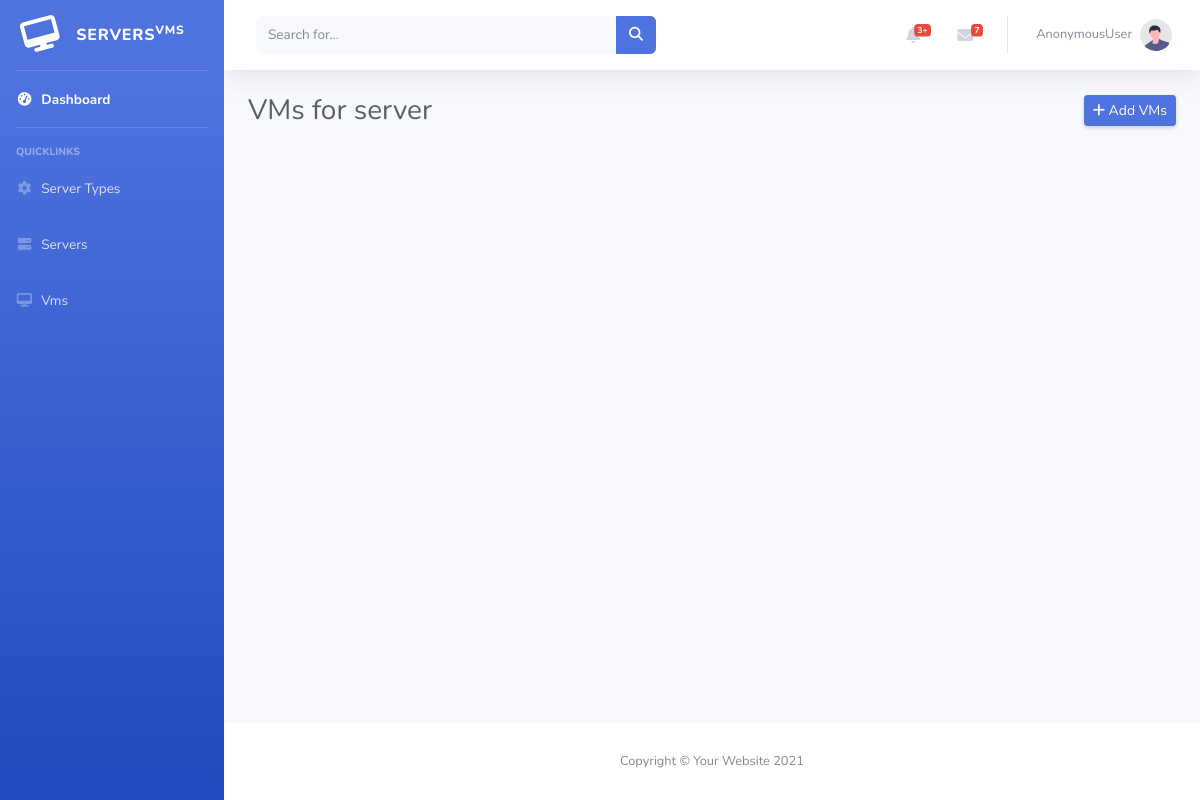
The page /vms on the database as committed earlier.
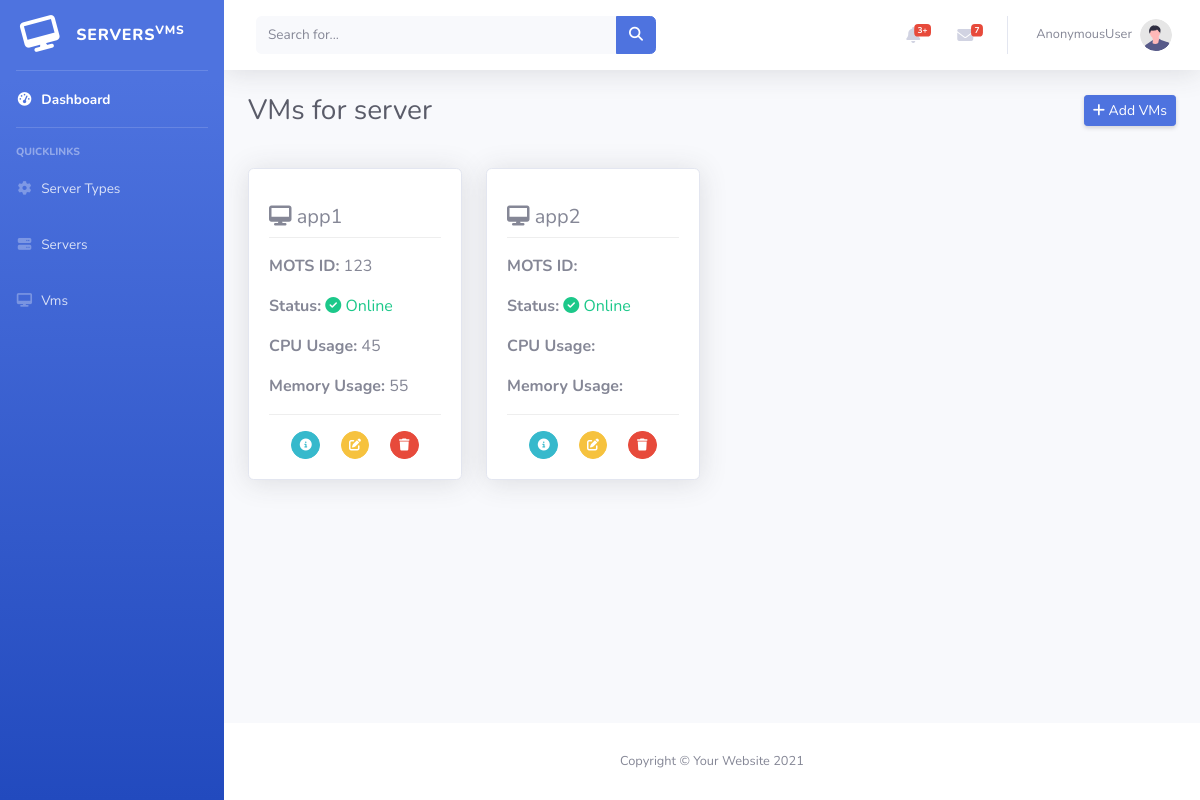
The same page on the database as committed later.
### main/models.py (models this page shows, shortened)
class Vm(models.Model):
    server = models.ForeignKey(Server, on_delete=models.CASCADE)
    name = models.CharField(max_length=255)
    vcpus = models.CharField(max_length=255)
    memory = models.CharField(max_length=255)
    disk_space = models.CharField(max_length=255)
    network_interface = models.CharField(max_length=255)
    guest_os = models.CharField(max_length=255)
    vcpu_utilisation = models.CharField(max_length=255)
    memory_usage = models.CharField(max_length=255)
    disk_io = models.CharField(max_length=255)
    load_average = models.CharField(max_length=255)
    io_wait = models.CharField(max_length=255)
    swap_usage = models.CharField(max_length=255)
    app_type = models.CharField(max_length=255)
    mots_id = models.CharField(max_length=255)

### main/views.py (the view)
# urls.py: path("vms", vms_view),
def vms_view(request):
    vms = Vm.objects.all()
    if "server" in request.GET:
        vms = vms.filter(server=request.GET["server"])
    return render(request, "vms.html", {"vms": vms})

### main/templates/vms.html
{% extends 'base.html' %}
{% load static %}
    {% block page_content %}
                <div class="container-fluid">
                    <div class="d-sm-flex align-items-center justify-content-between mb-4">
                        <h1 class="h3 mb-0 text-gray-800">VMs for server</h1>
                        <a href="/add-vm" class="d-none d-sm-inline-block btn btn-sm btn-primary shadow-sm"><i class="fa-solid fa-plus"></i> Add VMs</a>
                    </div>
                    <div class="row">
                        {% for vm in vms %}
                        <div class="col-md-3" style="padding-top:1em;">
                            <div class="card server-card shadow">
                                <div class="card-body " >
                                    <h5 class=" mt-3"><i class="fas fa-desktop server-icon"></i> {{vm.name}}</h5>
                                    <p style="border-bottom: 1px inset;"></p>
                                    <p class="card-text"><strong>MOTS ID:</strong> {{vm.mots_id}}</p>
                                    <p class="card-text"><strong>Status:</strong> <span class="text-success"><i class="fas fa-check-circle status-icon"></i> Online</span></p>
                                    <p class="card-text"><strong>CPU Usage:</strong> {{vm.vcpu_utilisation}}</p>
                                    <p class="card-text"><strong>Memory Usage:</strong> {{vm.memory_usage}}</p>
                                    <p style="border-bottom: 1px inset;"></p>
                                    <div class="d-flex justify-content-around col-12">
                                        <a href="#" class="btn btn-info btn-circle btn-sm" data-toggle="modal" data-target="#info_modal">
                                            <i class="fas fa-info-circle"></i>
                                        </a>
                                        <a href="#" class="btn btn-warning btn-circle btn-sm">
                                            <i class="fas fa-pen-to-square"></i>
                                        </a>
                                        <a href="#" class="btn btn-danger btn-circle btn-sm" onclick="delete_resource('vm', '{{vm.id}}', '{{vm.name}}')">
                                            <i class="fas fa-trash"></i>
                                        </a>
                                    </div>
                                </div>
                            </div>
                        </div>
                        {% endfor %}
                    </div>
                </div>
    {% endblock %}

Rows that differ between the two databases and show on the page:
added Vm: name "app1", mots_id "123", vcpu_utilisation "45", memory_usage "55"
added Vm: name "app2"
